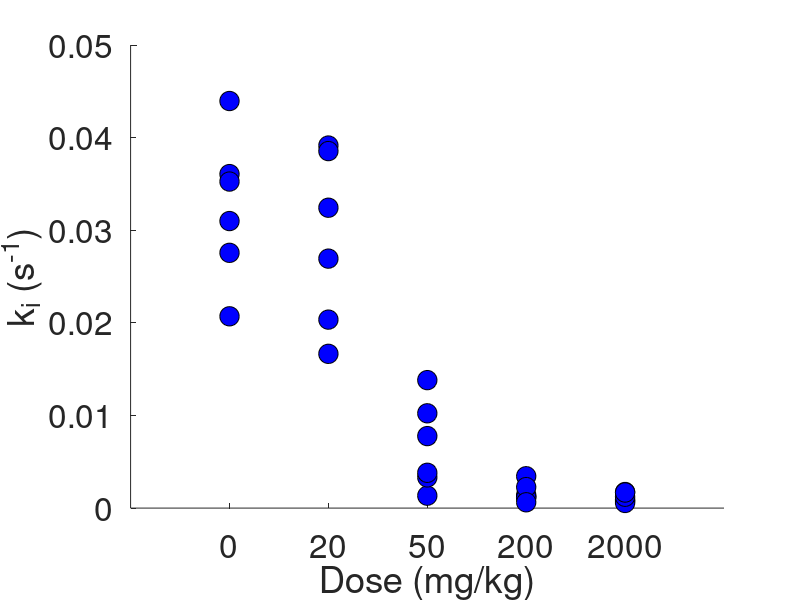

Reproduce this figure in MATLAB. (Note: this script raises an error after producing the figure.)
function runDR

axesSize = [0.25,0.35];
posA = [0.05,0.58]; posB = [0.3775,0.58]; posC = [0.71,0.58];
posD = [0.05,0.09]; posE = [0.3775,0.09]; posF = [0.71,0.09];
figSizie = [100,200,500,500];

%% Load 
% Load Param
load('./Results/AZ Rat/ulloa/NLME-IC50/param_cost.mat') 
% Load data in old format
load('./CODE/PLOT/Figure 5/AZData.mat')

%% Plot Shit

% Corrected ki
figA = figure('outerposition',figSizie);
ax = gca; hold on
plotParam(param(:,1),individData,'k_i',ax);
ax.YAxis.Exponent = -2;
ax.YLim = [0 5e-2];


% DR-curve ki
figB = figure('outerposition',figSizie);
ax = gca; hold on
plotParamDR(param(:,1),DRki,individData,'k_i',ax)
ax.YAxis.Exponent = -2;
ax.YLim = [0 5e-2];

% Pat variations ki
figC = figure('outerposition',figSizie);
ax = gca; hold on
plotParam(uncorrecteParam(:,1),individData,'k_i',ax);
ax.YAxis.Exponent = -2;
ax.YLim = [-2.5e-2 2.5e-2];


% Corrected kef
figD = figure('outerposition',figSizie);
ax = gca; hold on
plotParam(param(:,2),individData,'k_{ef}',ax);
ax.YLim = [0 5e-3];

% DR-curve kef
figE = figure('outerposition',figSizie);
ax = gca; hold on
plotParamDR(param(:,2),DRkef,individData,'k_{ef}',ax)
ax.YLim = [0 5e-3];

% Pat variations kef
figF = figure('outerposition',figSizie);
ax = gca; hold on
plotParam(uncorrecteParam(:,2),individData,'k_{ef}',ax);
ax.YLim = [-2.5e-3 2.5e-3];


function plotParam(param,data,pName,ax)

groups = [data.group]';
nGroups = length(unique(groups));

doses = [1 20 50 200 2000];
allDoses = doses(groups);
labels = {'0', '20', '50', '200', '2000'};
%colors = [ 1 1 1] %colorSpectrum(nGroups);

for g = 1:nGroups
    idx = groups==g;
    n = sum(idx);
    plot(ax, ones(1,n)*g, param(idx), 'ko', 'markerfacecolor',[ 0 0 1],...
        'markersize',14)
    hold on
end
set(ax, 'fontsize',24,  'xscale','lin', 'xtick',1:nGroups, 'xticklabel',labels); % 
xlabel('Dose (mg/kg)'); ylabel([pName ' (s^{-1})'])
%title(pName, 'fontsize',24, 'FontWeight','Bold')
xlim([0 nGroups+1]);
ax.TickDir = 'out'; ax.LineWidth = 3;
ax.XColor = 'black'; ax.YColor = 'black';
ax.FontName = 'Arial'; ax.FontWeight = 'Bold';



function plotParamDR(modelParam,DRParam,data,pName,ax)

groups = [data.group]';
nGroups = length(unique(groups));

doses = [1 20 50 200 2000];
allDoses = doses(groups);
%colors = colorSpectrum(nGroups);

% % Plot DR-curve % %

DRFun = @(p,x) p(2) + (p(1)-p(2)) ./ (1 + (p(3)./x).^p(4));

% Plot IC50
halfActivity = DRParam(2) + (DRParam(1)-DRParam(2))/2;
plot(ax,[DRParam(3),DRParam(3)],[0,halfActivity],'-', 'color',[.50 .50 .50],'linewidth',3)
plot(ax,[0.9,DRParam(3)],[halfActivity,halfActivity],'-', 'color',[.50 .50 .50],'linewidth',3)

% Plot dose-respons-curve
x = logspace(log10(0.9),log10(3000),5000);
plot(ax,x,DRFun(DRParam,x),'-k', 'linewidth',3)

% % Plot Data Points % %

for g = 1:nGroups
    idx = groups==g;
    n = sum(idx);
    plot(ax, ones(1,n)*doses(g), modelParam(idx), 'ko', 'markerfacecolor',[ 0 0 1],...
        'markersize',14)
    hold on
end
set(ax, 'fontsize',24,  'xscale','log');
xlabel('Dose (mg/kg)'); ylabel([pName ' (s^{-1})'])
% title(pName, 'fontsize',24, 'FontWeight','Bold')
xlim([0.9 3000])
ax.TickDir = 'out'; ax.LineWidth = 3;
ax.XColor = 'black'; ax.YColor = 'black';
ax.FontName = 'Arial'; ax.FontWeight = 'Bold';
ax.XTick = 10.^([0,1,2,3]); ax.XTickLabel = {'0','10^1','10^2','10^3'};


% Add X-Axis Break
annotation('line', [0.22,0.20], [0.19,0.14], 'linewidth',10, 'color','w');
annotation('line', [0.21,0.19], [0.19,0.14], 'linewidth',3);
annotation('line', [0.23,0.21], [0.19,0.14], 'linewidth',3);

